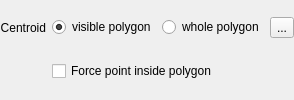
                       <widget class="QFrame" name="mPlacementCentroidFrame">
                        <property name="frameShape">
                         <enum>QFrame::NoFrame</enum>
                        </property>
                        <property name="frameShadow">
                         <enum>QFrame::Raised</enum>
                        </property>
                        <layout class="QGridLayout" name="gridLayout_25">
                         <property name="margin">
                          <number>0</number>
                         </property>
                         <item row="0" column="0">
                          <widget class="QLabel" name="mCentroidLabel">
                           <property name="sizePolicy">
                            <sizepolicy hsizetype="Maximum" vsizetype="Preferred">
                             <horstretch>0</horstretch>
                             <verstretch>0</verstretch>
                            </sizepolicy>
                           </property>
                           <property name="text">
                            <string>Centroid</string>
                           </property>
                           <property name="alignment">
                            <set>Qt::AlignRight|Qt::AlignTrailing|Qt::AlignVCenter</set>
                           </property>
                          </widget>
                         </item>
                         <item row="0" column="1">
                          <widget class="QRadioButton" name="mCentroidRadioVisible">
                           <property name="sizePolicy">
                            <sizepolicy hsizetype="Maximum" vsizetype="Fixed">
                             <horstretch>0</horstretch>
                             <verstretch>0</verstretch>
                            </sizepolicy>
                           </property>
                           <property name="text">
                            <string>visible polygon</string>
                           </property>
                           <property name="checked">
                            <bool>true</bool>
                           </property>
                          </widget>
                         </item>
                         <item row="0" column="2">
                          <widget class="QRadioButton" name="mCentroidRadioWhole">
                           <property name="sizePolicy">
                            <sizepolicy hsizetype="Preferred" vsizetype="Fixed">
                             <horstretch>0</horstretch>
                             <verstretch>0</verstretch>
                            </sizepolicy>
                           </property>
                           <property name="text">
                            <string>whole polygon</string>
                           </property>
                          </widget>
                         </item>
                         <item row="0" column="3">
                          <widget class="QgsDataDefinedButton" name="mCentroidDDBtn">
                           <property name="text">
                            <string>...</string>
                           </property>
                          </widget>
                         </item>
                         <item row="1" column="1" colspan="3">
                          <widget class="QCheckBox" name="mCentroidInsideCheckBox">
                           <property name="text">
                            <string>Force point inside polygon</string>
                           </property>
                          </widget>
                         </item>
                        </layout>
                       </widget>
